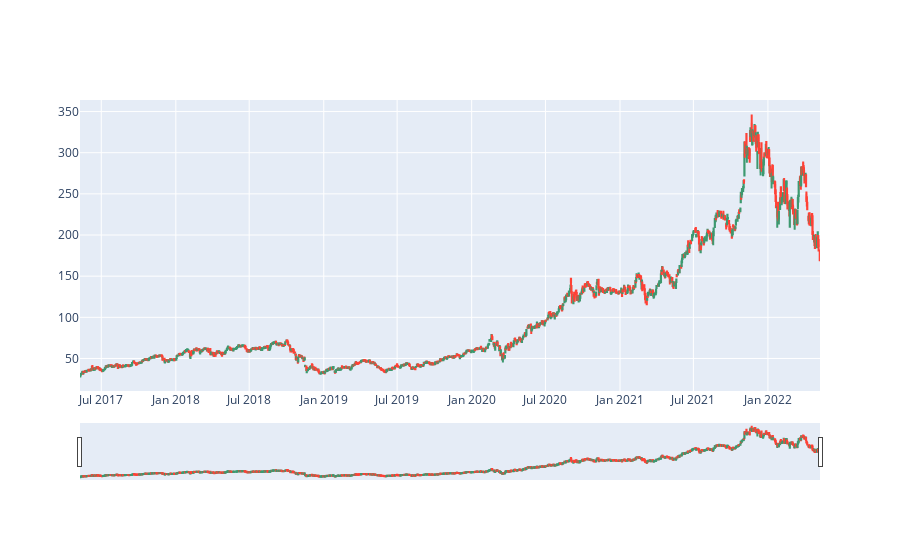

The cell this chart's notebook holds for it:
### Code cell


### Figure 1 — Plotly figure (JSON) as saved in the notebook; plotly's stock layout.template omitted (floating-point values rounded to 4 significant figures; data arrays with more than 128 entries replaced by an {"elided": "..."} marker saying what was removed)
{"data": [{"close": {"elided": "1259 float values"}, "high": {"elided": "1259 float values"}, "low": {"elided": "1259 float values"}, "open": {"elided": "1259 float values"}, "type": "candlestick", "x": {"elided": "1259 str values"}}], "layout": {}}
